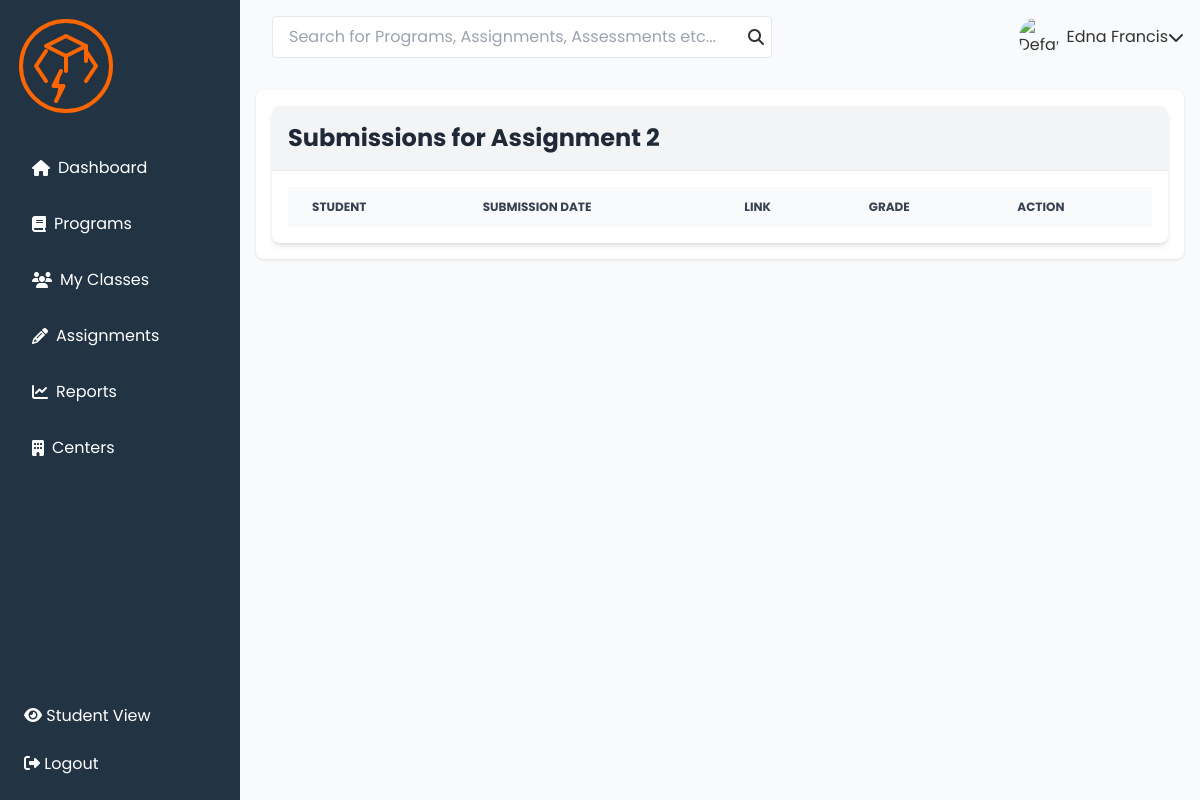
Before: /assignment/4/submissions/ with the older database file.
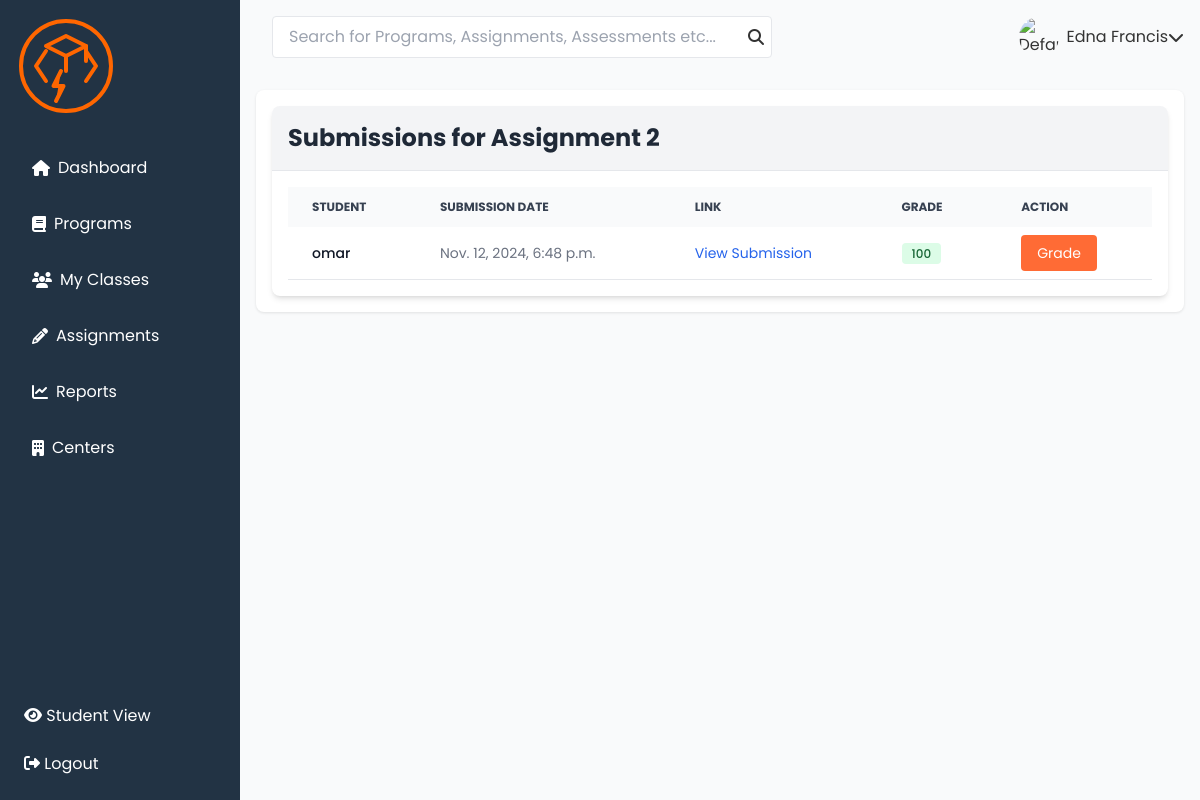
After: the same page with the newer database file.
### courses/models.py (models this page shows, shortened)
class Submission(models.Model):
    assignment = models.ForeignKey(Assignment, related_name='submissions', on_delete=models.CASCADE)
    student = models.ForeignKey(User, on_delete=models.CASCADE)
    submission_file = models.FileField(upload_to='submissions/', blank=True, null=True)
    submission_link = models.URLField(blank=True, null=False, default='not submited')  #
    submission_date = models.DateTimeField(auto_now_add=True)
    grade = models.CharField(max_length=30, null=True, blank=True, default="Not Yet Graded")
    feedback = models.TextField(blank=True, null=True)  # Optional feedback from instructor

### ourusers/models.py (models this page shows, shortened)
class CustomUser(AbstractUser):
    is_student = models.BooleanField(default=True)
    is_instructor = models.BooleanField(default=False)
    profile_picture = models.ImageField(upload_to='profile_pictures/', blank=True, null=True)

### assignments/views.py (the view)
# urls.py: path('assignment/<int:assignment_id>/submissions/', submission_list, name='submission_list'),
def submission_list(request, assignment_id):
    assignment = get_object_or_404(Assignment, pk=assignment_id)
    submissions = Submission.objects.filter(assignment=assignment)
    return render(request, 'submission_list.html', {'assignment': assignment, 'submissions': submissions})

### assignments/templates/submission_list.html
{% extends 'instructors/base.html' %}
{% block content %}
<div class="container mx-auto px-4 py-8">
  <div class="bg-white shadow-md rounded-lg overflow-hidden">
    <div class="bg-gray-100 p-4 border-b">
      <h2 class="text-2xl font-bold text-gray-800">Submissions for {{ assignment.title }}</h2>
    </div>
    <div class="p-4">
      <div class="overflow-x-auto">
        <table class="w-full text-sm text-left text-gray-500">
          <thead class="text-xs text-gray-700 uppercase bg-gray-50">
            <tr>
              <th scope="col" class="px-6 py-3">Student</th>
              <th scope="col" class="px-6 py-3">Submission Date</th>
              <th scope="col" class="px-6 py-3">Link</th>
              <th scope="col" class="px-6 py-3">Grade</th>
              <th scope="col" class="px-6 py-3">Action</th>
            </tr>
          </thead>
          <tbody>
            {% for submission in submissions %}
              <tr class="bg-white border-b hover:bg-gray-50">
                <td class="px-6 py-4 font-medium text-gray-900 whitespace-nowrap">
                  {{ submission.student.username }}
                </td>
                <td class="px-6 py-4">{{ submission.submission_date }}</td>
                <td class="px-6 py-4">
                  <a href="{{ submission.submission_link }}" target="_blank" class="text-blue-600 hover:underline">View Submission</a>
                </td>
                <td class="px-6 py-4">
                  {% if submission.grade %}
                    <span class="bg-green-100 text-green-800 text-xs font-medium mr-2 px-2.5 py-0.5 rounded">{{ submission.grade }}</span>
                  {% else %}
                    <span class="bg-yellow-100 text-yellow-800 text-xs font-medium mr-2 px-2.5 py-0.5 rounded">Not graded</span>
                  {% endif %}
                </td>
                <td class="px-6 py-4">
                  <a href="{% url 'grade_submission' submission.id %}" class="btn">Grade</a>
                </td>
              </tr>
            {% endfor %}
          </tbody>
        </table>
      </div>
    </div>
  </div>
</div>
{% endblock %}

Changed rows visible on the page:
added Submission: student.username "omar", submission_date "Nov. 12, 2024, 6:48 p.m.", grade "100"
